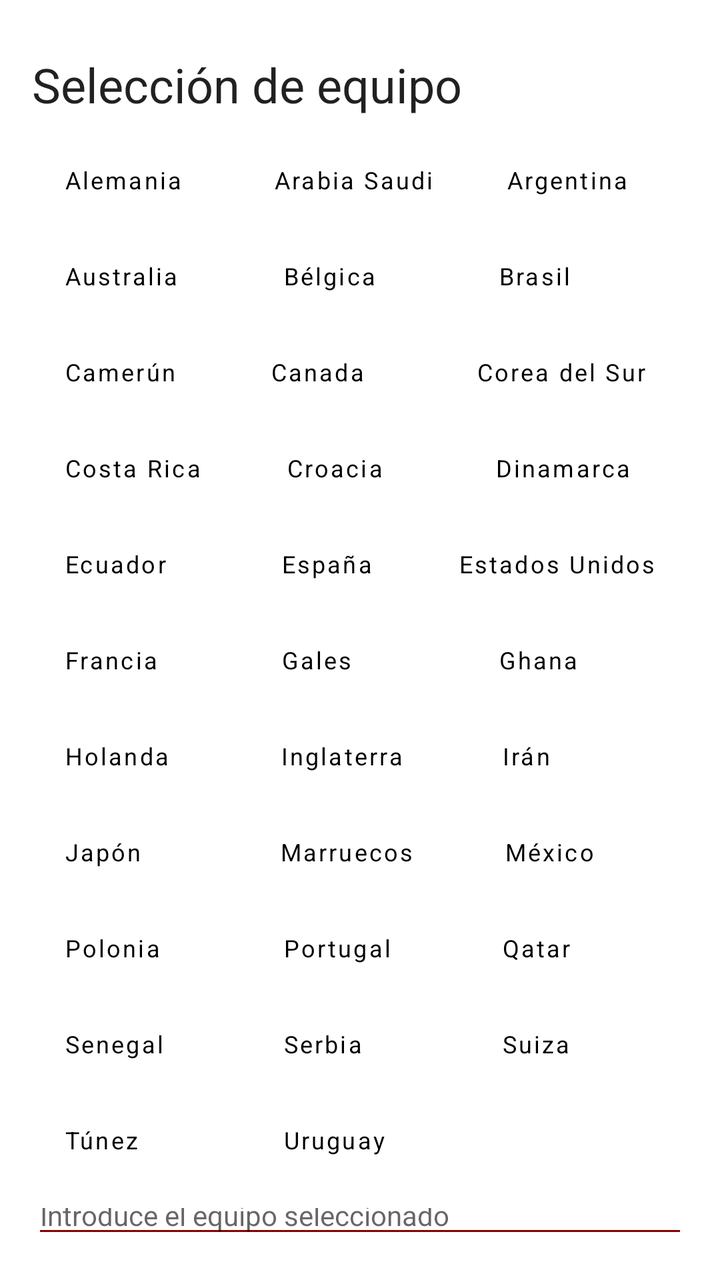
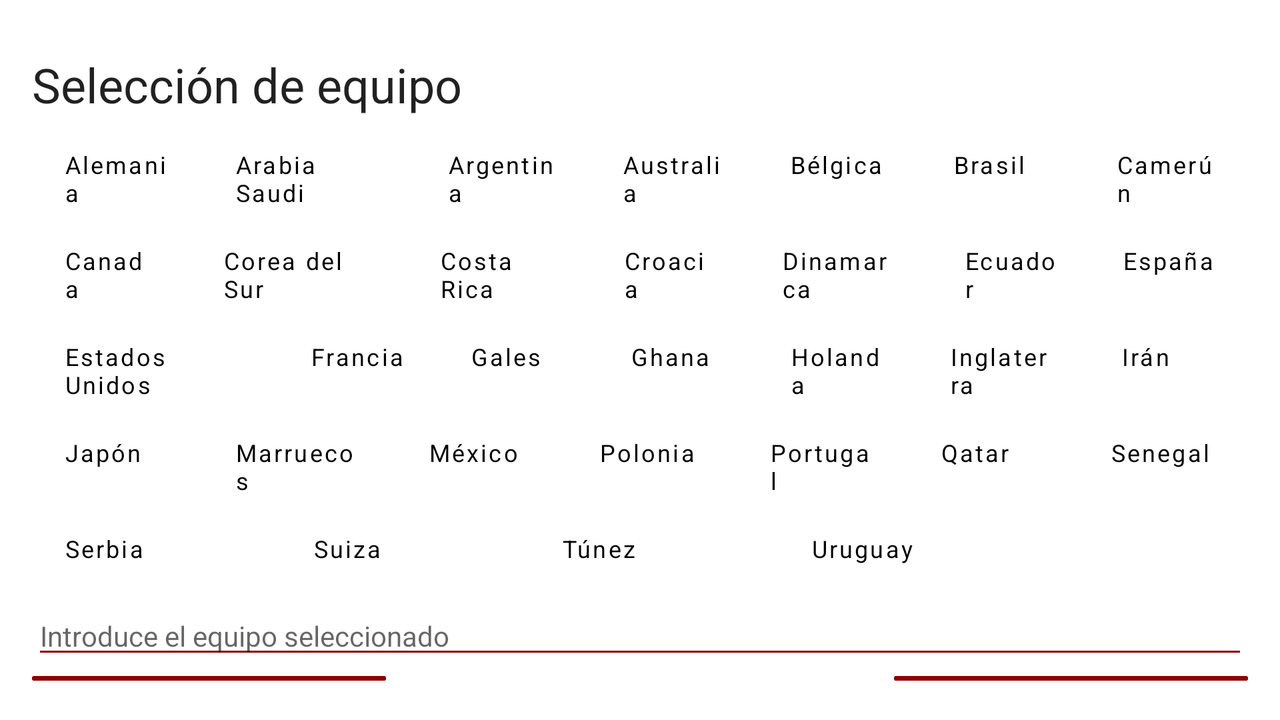

An Android layout and its configuration variant, each rendered on a device that would load it. The default file and the variant file are quoted in full after the pictures.
<!-- AndroidManifest.xml: application theme Theme.EvaluacionT1_AGP -->
<!-- res/layout/activity_paises.xml -->
<?xml version="1.0" encoding="utf-8"?>
<RelativeLayout xmlns:android="http://schemas.android.com/apk/res/android"
    xmlns:app="http://schemas.android.com/apk/res-auto"
    xmlns:tools="http://schemas.android.com/tools"
    android:layout_width="match_parent"
    android:layout_height="match_parent"
    android:padding="@dimen/margen"
    tools:context=".PaisesActivity">

    <TextView
        android:id="@+id/strSelEq"
        style="@style/Estilo_default_escrito"
        android:layout_marginTop="10dp"
        android:text="@string/SelEq"/>
<LinearLayout
    android:id="@+id/layout1"
    android:layout_width="match_parent"
    android:layout_height="wrap_content"
    android:orientation="horizontal"
    android:layout_marginTop="50dp">
    <Button
        android:id="@+id/btnale"
        style="@style/Estilo_paises"
        android:layout_weight="2.2"
        android:text="@string/ale" />
    <Button
        android:id="@+id/btnara"
        style="@style/Estilo_paises"
        android:layout_weight="0.7"
        android:text="@string/ara" />
    <Button
        android:id="@+id/btnarg"
        style="@style/Estilo_paises"
        android:layout_weight="2.2"
        android:text="@string/arg" />
</LinearLayout>
    <LinearLayout
        android:id="@+id/layout2"
        android:layout_below="@+id/layout1"
        android:layout_width="match_parent"
        android:layout_height="wrap_content"
        android:orientation="horizontal"
        android:gravity="center">
        <Button
            android:id="@+id/btnaus"
            style="@style/Estilo_paises"
            android:layout_weight="1"
            android:text="@string/aus" />
        <Button
            android:id="@+id/btnbel"
            style="@style/Estilo_paises"
            android:layout_weight="1"
            android:text="@string/bel" />
        <Button
            android:id="@+id/btnbra"
            style="@style/Estilo_paises"
            android:layout_weight="1.15"
            android:text="@string/bras"/>
    </LinearLayout>
    <LinearLayout
        android:id="@+id/layout3"
        android:layout_below="@+id/layout2"
        android:layout_width="match_parent"
        android:layout_height="wrap_content"
        android:orientation="horizontal"
        android:layout_centerHorizontal="true">
        <Button
            android:id="@+id/btncam"
            style="@style/Estilo_paises"
            android:layout_weight="1"
            android:text="@string/cam" />
        <Button
            android:id="@+id/btncan"
            style="@style/Estilo_paises"
            android:layout_weight="1"
            android:text="@string/can" />
        <Button
            android:id="@+id/btncor"
            style="@style/Estilo_paises"
            android:layout_weight="0.3"
            android:text="@string/cor" />
    </LinearLayout>
    <LinearLayout
        android:id="@+id/layout4"
        android:layout_below="@+id/layout3"
    android:layout_width="match_parent"
    android:layout_height="wrap_content"
    android:orientation="horizontal"
    android:layout_centerHorizontal="true">
    <Button
        android:id="@+id/btncos"
        style="@style/Estilo_paises"
        android:layout_weight="0.75"
        android:text="@string/cos" />
    <Button
        android:id="@+id/btncro"
        style="@style/Estilo_paises"
        android:layout_weight="1.2"
        android:text="@string/cro" />
    <Button
        android:id="@+id/btndin"
        style="@style/Estilo_paises"
        android:layout_weight="0.9"
        android:text="@string/din" />
</LinearLayout>
    <LinearLayout
        android:id="@+id/layout5"
        android:layout_below="@+id/layout4"
        android:layout_width="match_parent"
        android:layout_height="wrap_content"
        android:orientation="horizontal"
        android:layout_centerHorizontal="true">

        <Button
            android:id="@+id/btnecu"
            style="@style/Estilo_paises"
            android:layout_width="108dp"
            android:layout_weight="5"
            android:text="@string/ecu" />
        <Button
            android:id="@+id/btnesp"
            style="@style/Estilo_paises"
            android:layout_weight="10"
            android:text="@string/esp" />

        <Button
            android:id="@+id/btnusa"
            style="@style/Estilo_paises"
            android:layout_width="wrap_content"
            android:layout_weight="-1"
            android:text="@string/usa" />
    </LinearLayout>
    <LinearLayout
        android:id="@+id/layout6"
        android:layout_below="@+id/layout5"
        android:layout_width="match_parent"
        android:layout_height="wrap_content"
        android:orientation="horizontal"
        android:layout_centerHorizontal="true">
        <Button
            android:id="@+id/btnfra"
            style="@style/Estilo_paises"
            android:layout_weight="1"
            android:text="@string/fra" />
        <Button
            android:id="@+id/btngal"
            style="@style/Estilo_paises"
            android:layout_weight="1"
            android:text="@string/gal" />
        <Button
            android:id="@+id/btngha"
            style="@style/Estilo_paises"
            android:layout_weight="1.1"
            android:text="@string/gha" />
    </LinearLayout>
    <LinearLayout
        android:id="@+id/layout7"
        android:layout_below="@+id/layout6"
        android:layout_width="match_parent"
        android:layout_height="wrap_content"
        android:orientation="horizontal"
        android:layout_centerHorizontal="true">
        <Button
            android:id="@+id/btnhol"
            style="@style/Estilo_paises"
            android:layout_weight="0.95"
            android:text="@string/hol" />
        <Button
            android:id="@+id/btning"
            style="@style/Estilo_paises"
            android:layout_weight="0.8"
            android:text="@string/ing" />
        <Button
            android:id="@+id/btnira"
            style="@style/Estilo_paises"
            android:layout_weight="1"
            android:text="@string/ira" />
    </LinearLayout>
    <LinearLayout
        android:id="@+id/layout8"
        android:layout_below="@+id/layout7"
        android:layout_width="match_parent"
        android:layout_height="wrap_content"
        android:orientation="horizontal"
        android:layout_centerHorizontal="true">

        <Button
            android:id="@+id/btnjap"
            style="@style/Estilo_paises"
            android:layout_weight="1.2"
            android:text="@string/jap" />

        <Button
            android:id="@+id/btnmar"
            style="@style/Estilo_paises"
            android:layout_weight="0.8"
            android:text="@string/mar" />
        <Button
            android:id="@+id/btnmex"
            style="@style/Estilo_paises"
            android:layout_weight="1.2"
            android:text="@string/mex" />
    </LinearLayout>
    <LinearLayout
        android:id="@+id/layout9"
        android:layout_below="@+id/layout8"
        android:layout_width="match_parent"
        android:layout_height="wrap_content"
        android:orientation="horizontal"
        android:layout_centerHorizontal="true">
        <Button
            android:id="@+id/btnpol"
            style="@style/Estilo_paises"
            android:layout_weight="1"
            android:text="@string/pol" />
        <Button
            android:id="@+id/btnpor"
            style="@style/Estilo_paises"
            android:layout_weight="1"
            android:text="@string/por" />
        <Button
            android:id="@+id/btnqat"
            style="@style/Estilo_paises"
            android:layout_weight="1"
            android:text="@string/qat" />
    </LinearLayout>
    <LinearLayout
        android:id="@+id/layout10"
        android:layout_below="@+id/layout9"
        android:layout_width="match_parent"
        android:layout_height="wrap_content"
        android:orientation="horizontal"
        android:layout_centerHorizontal="true">
        <Button
            android:id="@+id/btnsen"
            style="@style/Estilo_paises"
            android:layout_weight="1"
            android:text="@string/sen" />
        <Button
            android:id="@+id/btnser"
            style="@style/Estilo_paises"
            android:layout_weight="1"
            android:text="@string/ser" />
        <Button
            android:id="@+id/btnsui"
            style="@style/Estilo_paises"
            android:layout_weight="1"
            android:text="@string/sui" />
    </LinearLayout>
    <LinearLayout
        android:id="@+id/layout11"
        android:layout_below="@+id/layout10"
        android:layout_width="match_parent"
        android:layout_height="wrap_content"
        android:orientation="horizontal"
        android:layout_centerHorizontal="true">
        <Button
            android:id="@+id/btntun"
            style="@style/Estilo_paises"
            android:layout_weight="1"
            android:text="@string/tun" />
        <Button
            android:id="@+id/btnuru"
            style="@style/Estilo_paises"
            android:layout_weight="1"
            android:text="@string/uru" />
        <Button
            style="@style/Estilo_paises"
            android:layout_weight="1"/>
    </LinearLayout>

    <EditText
        android:id="@+id/etEqSelec"
        style="@style/Estilo_equipo_selec"
        android:layout_below="@+id/layout11"
        android:hint="@string/hintEqSelec"/>


    <Button
        android:id="@+id/btnaccept"
        style="@style/Estilo_default_botones"
        android:layout_width="177sp"
        android:layout_height="wrap_content"
        android:layout_below="@+id/etEqSelec"
        android:text="@string/acept" />

    <Button
        android:id="@+id/btncanc"
        style="@style/Estilo_default_botones"
        android:layout_width="177sp"
        android:layout_height="wrap_content"
        android:layout_below="@+id/etEqSelec"
        android:layout_alignParentEnd="true"
        android:text="@string/cancel" />


</RelativeLayout>
<!-- resources referenced by this layout -->
<resources>
  <dimen name="margen">16dp</dimen>
  <string name="SelEq">Selección de equipo</string>
  <string name="acept">ACEPTAR</string>
  <string name="ale">Alemania</string>
  <string name="ara">Arabia Saudi</string>
  <string name="arg">Argentina</string>
  <string name="aus">Australia</string>
  <string name="bel">Bélgica</string>
  <string name="bras">Brasil</string>
  <string name="cam">Camerún</string>
  <string name="can">Canada</string>
  <string name="cancel">CANCELAR</string>
  <string name="cor">Corea del Sur</string>
  <string name="cos">Costa Rica</string>
  <string name="cro">Croacia</string>
  <string name="din">Dinamarca</string>
  <string name="ecu">Ecuador</string>
  <string name="esp">España</string>
  <string name="fra">Francia</string>
  <string name="gal">Gales</string>
  <string name="gha">Ghana</string>
  <string name="hintEqSelec">Introduce el equipo seleccionado</string>
  <string name="hol">Holanda</string>
  <string name="ing">Inglaterra</string>
  <string name="ira">Irán</string>
  <string name="jap">Japón</string>
  <string name="mar">Marruecos</string>
  <string name="mex">México</string>
  <string name="pol">Polonia</string>
  <string name="por">Portugal</string>
  <string name="qat">Qatar</string>
  <string name="sen">Senegal</string>
  <string name="ser">Serbia</string>
  <string name="sui">Suiza</string>
  <string name="tun">Túnez</string>
  <string name="uru">Uruguay</string>
  <string name="usa">Estados Unidos</string>
  <style name="Estilo_default_botones" parent="@android:style/TextAppearance.DeviceDefault">
          <item name="android:layout_width">match_parent</item>
          <item name="android:layout_height">wrap_content</item>
          <item name="android:backgroundTint">#8C0000</item>
          <item name="android:textColor">@android:color/white</item>
      </style>
  <style name="Estilo_default_escrito" parent="@android:style/TextAppearance.DeviceDefault">
          <item name="android:layout_width">wrap_content</item>
          <item name="android:layout_height">wrap_content</item>
          <item name="android:textSize">24sp</item>
      </style>
  <style name="Estilo_equipo_selec" parent="@android:style/TextAppearance.DeviceDefault">
          <item name="android:layout_width">match_parent</item>
          <item name="android:layout_height">wrap_content</item>
          <item name="android:backgroundTint">#8C0000</item>
          <item name="android:textColor">@android:color/black</item>
      </style>
  <style name="Estilo_paises" parent="@android:style/TextAppearance.DeviceDefault">
          <item name="android:layout_width">wrap_content</item>
          <item name="android:layout_height">wrap_content</item>
          <item name="android:paddingTop">0dp</item>
          <item name="android:paddingBottom">0dp</item>
          <item name="android:textSize">12sp</item>
          <item name="android:textAlignment">textStart</item>
          <item name="android:textAllCaps">false</item>
          <item name="android:textColor">@color/black</item>
          <item name="android:background">@android:color/transparent</item>
      </style>
  <style name="Theme.EvaluacionT1_AGP" parent="Theme.MaterialComponents.DayNight.DarkActionBar">
          
          <item name="colorPrimary">#8C0000</item>
          <item name="colorPrimaryVariant">@color/purple_700</item>
          <item name="colorOnPrimary">@color/white</item>
          
          <item name="colorSecondary">@color/teal_200</item>
          <item name="colorSecondaryVariant">@color/teal_700</item>
          <item name="colorOnSecondary">@color/black</item>
          
          <item name="android:statusBarColor">#8C0000</item>
          
      </style>
</resources>
<!-- res/layout-land/activity_paises.xml (the repository's variant of the layout above) -->
<!-- drawn on the phone turned sideways -->
<?xml version="1.0" encoding="utf-8"?>
<RelativeLayout xmlns:android="http://schemas.android.com/apk/res/android"
    xmlns:app="http://schemas.android.com/apk/res-auto"
    xmlns:tools="http://schemas.android.com/tools"
    android:layout_width="match_parent"
    android:layout_height="match_parent"
    android:padding="@dimen/margen"
    tools:context=".PaisesActivity">

    <TextView
        android:id="@+id/strSelEq"
        style="@style/Estilo_default_escrito"
        android:layout_marginTop="10dp"
        android:text="@string/SelEq"/>

    <LinearLayout
        android:id="@+id/layout1"
        android:layout_width="match_parent"
        android:layout_height="wrap_content"
        android:layout_below="@+id/strSelEq">

        <Button
            android:id="@+id/btnale"
            style="@style/Estilo_paises_tumbados"
            android:text="@string/ale" />

        <Button
            android:id="@+id/btnara"
            style="@style/Estilo_paises_tumbados"
            android:text="@string/ara" />

        <Button
            android:id="@+id/btnarg"
            style="@style/Estilo_paises_tumbados"
            android:text="@string/arg" />

        <Button
            android:id="@+id/btnaus"
            style="@style/Estilo_paises_tumbados"
            android:text="@string/aus" />

        <Button
            android:id="@+id/btnbel"
            style="@style/Estilo_paises_tumbados"
            android:text="@string/bel" />

        <Button
            android:id="@+id/btnbra"
            style="@style/Estilo_paises_tumbados"
            android:text="@string/bras" />

        <Button
            android:id="@+id/btncam"
            style="@style/Estilo_paises_tumbados"
            android:text="@string/cam" />


    </LinearLayout>
    <LinearLayout
        android:id="@+id/layout2"
        android:layout_below="@+id/layout1"
        android:layout_width="match_parent"
        android:layout_height="wrap_content">
        <Button
            android:id="@+id/btncan"
            style="@style/Estilo_paises_tumbados"
            android:text="@string/can" />

        <Button
            android:id="@+id/btncor"
            style="@style/Estilo_paises_tumbados"
            android:text="@string/cor" />

        <Button
            android:id="@+id/btncos"
            style="@style/Estilo_paises_tumbados"
            android:text="@string/cos" />
        <Button
            android:id="@+id/btncro"
            style="@style/Estilo_paises_tumbados"
            android:text="@string/cro" />

        <Button
            android:id="@+id/btndin"
            style="@style/Estilo_paises_tumbados"
            android:text="@string/din" />

        <Button
            android:id="@+id/btnecu"
            style="@style/Estilo_paises_tumbados"
            android:text="@string/ecu" />
        <Button
            android:id="@+id/btnesp"
            style="@style/Estilo_paises_tumbados"
            android:text="@string/esp" />


</LinearLayout>
    <LinearLayout
        android:id="@+id/layout3"
        android:layout_below="@+id/layout2"
        android:layout_width="match_parent"
        android:layout_height="wrap_content">
        <Button
            android:id="@+id/btnusa"
            style="@style/Estilo_paises_tumbados"
            android:text="@string/usa" />

        <Button
            android:id="@+id/btnfra"
            style="@style/Estilo_paises_tumbados"
            android:text="@string/fra" />

        <Button
            android:id="@+id/btngal"
            style="@style/Estilo_paises_tumbados"
            android:text="@string/gal" />
        <Button
            android:id="@+id/btngha"
            style="@style/Estilo_paises_tumbados"
            android:text="@string/gha" />
        <Button
            android:id="@+id/btnhol"
            style="@style/Estilo_paises_tumbados"
            android:text="@string/hol" />
        <Button
            android:id="@+id/btning"
            style="@style/Estilo_paises_tumbados"
            android:text="@string/ing" />
        <Button
            android:id="@+id/btnira"
            style="@style/Estilo_paises_tumbados"
            android:text="@string/ira" />


    </LinearLayout>
    <LinearLayout
        android:id="@+id/layout4"
        android:layout_below="@+id/layout3"
        android:layout_width="match_parent"
        android:layout_height="wrap_content">
        <Button
            android:id="@+id/btnjap"
            style="@style/Estilo_paises_tumbados"
            android:text="@string/jap" />

        <Button
            android:id="@+id/btnmar"
            style="@style/Estilo_paises_tumbados"
            android:text="@string/mar" />
        <Button
            android:id="@+id/btnmex"
            style="@style/Estilo_paises_tumbados"
            android:text="@string/mex" />
        <Button
            android:id="@+id/btnpol"
            style="@style/Estilo_paises_tumbados"
            android:text="@string/pol" />
        <Button
            android:id="@+id/btnpor"
            style="@style/Estilo_paises_tumbados"
            android:text="@string/por" />
        <Button
            android:id="@+id/btnqat"
            style="@style/Estilo_paises_tumbados"
            android:text="@string/qat" />
        <Button
            android:id="@+id/btnsen"
            style="@style/Estilo_paises_tumbados"
            android:text="@string/sen" />

    </LinearLayout>
    <LinearLayout
        android:id="@+id/layout5"
        android:layout_below="@+id/layout4"
        android:layout_width="match_parent"
        android:layout_height="wrap_content"
        android:weightSum="7">
        <Button
            android:id="@+id/btnser"
            style="@style/Estilo_paises_tumbados"
            android:text="@string/ser" />
        <Button
            android:id="@+id/btnsui"
            style="@style/Estilo_paises_tumbados"
            android:text="@string/sui" />
        <Button
            android:id="@+id/btntun"
            style="@style/Estilo_paises_tumbados"
            android:text="@string/tun" />
        <Button
            android:id="@+id/btnuru"
            style="@style/Estilo_paises_tumbados"
            android:text="@string/uru" />

    </LinearLayout>

    <EditText
        android:id="@+id/etEqSelec"
        style="@style/Estilo_equipo_selec"
        android:layout_below="@+id/layout5"
        android:hint="@string/hintEqSelec"/>


    <Button
        android:id="@+id/btnaccept"
        style="@style/Estilo_default_botones"
        android:layout_width="177sp"
        android:layout_height="wrap_content"
        android:layout_below="@+id/etEqSelec"
        android:text="@string/acept" />

    <Button
        android:id="@+id/btncanc"
        style="@style/Estilo_default_botones"
        android:layout_width="177sp"
        android:layout_height="wrap_content"
        android:layout_below="@+id/etEqSelec"
        android:layout_alignParentEnd="true"
        android:text="@string/cancel" />


</RelativeLayout>
<!-- resources referenced by the variant -->
<!-- as the phone turned sideways resolves them -->
<resources>
  <dimen name="margen">16dp</dimen>
  <string name="SelEq">Selección de equipo</string>
  <string name="acept">ACEPTAR</string>
  <string name="ale">Alemania</string>
  <string name="ara">Arabia Saudi</string>
  <string name="arg">Argentina</string>
  <string name="aus">Australia</string>
  <string name="bel">Bélgica</string>
  <string name="bras">Brasil</string>
  <string name="cam">Camerún</string>
  <string name="can">Canada</string>
  <string name="cancel">CANCELAR</string>
  <string name="cor">Corea del Sur</string>
  <string name="cos">Costa Rica</string>
  <string name="cro">Croacia</string>
  <string name="din">Dinamarca</string>
  <string name="ecu">Ecuador</string>
  <string name="esp">España</string>
  <string name="fra">Francia</string>
  <string name="gal">Gales</string>
  <string name="gha">Ghana</string>
  <string name="hintEqSelec">Introduce el equipo seleccionado</string>
  <string name="hol">Holanda</string>
  <string name="ing">Inglaterra</string>
  <string name="ira">Irán</string>
  <string name="jap">Japón</string>
  <string name="mar">Marruecos</string>
  <string name="mex">México</string>
  <string name="pol">Polonia</string>
  <string name="por">Portugal</string>
  <string name="qat">Qatar</string>
  <string name="sen">Senegal</string>
  <string name="ser">Serbia</string>
  <string name="sui">Suiza</string>
  <string name="tun">Túnez</string>
  <string name="uru">Uruguay</string>
  <string name="usa">Estados Unidos</string>
  <style name="Estilo_default_botones" parent="@android:style/TextAppearance.DeviceDefault">
          <item name="android:layout_width">match_parent</item>
          <item name="android:layout_height">wrap_content</item>
          <item name="android:backgroundTint">#8C0000</item>
          <item name="android:textColor">@android:color/white</item>
      </style>
  <style name="Estilo_default_escrito" parent="@android:style/TextAppearance.DeviceDefault">
          <item name="android:layout_width">wrap_content</item>
          <item name="android:layout_height">wrap_content</item>
          <item name="android:textSize">24sp</item>
      </style>
  <style name="Estilo_equipo_selec" parent="@android:style/TextAppearance.DeviceDefault">
          <item name="android:layout_width">match_parent</item>
          <item name="android:layout_height">wrap_content</item>
          <item name="android:backgroundTint">#8C0000</item>
          <item name="android:textColor">@android:color/black</item>
      </style>
  <style name="Estilo_paises_tumbados" parent="@android:style/TextAppearance.DeviceDefault">
          <item name="android:layout_width">wrap_content</item>
          <item name="android:layout_height">wrap_content</item>
          <item name="android:paddingTop">0dp</item>
          <item name="android:paddingBottom">0dp</item>
          <item name="android:textSize">12sp</item>
          <item name="android:textAlignment">textStart</item>
          <item name="android:textAllCaps">false</item>
          <item name="android:textColor">@color/black</item>
          <item name="android:background">@android:color/transparent</item>
          <item name="android:layout_weight">1</item>
      </style>
  <style name="Theme.EvaluacionT1_AGP" parent="Theme.MaterialComponents.DayNight.DarkActionBar">
          
          <item name="colorPrimary">#8C0000</item>
          <item name="colorPrimaryVariant">@color/purple_700</item>
          <item name="colorOnPrimary">@color/white</item>
          
          <item name="colorSecondary">@color/teal_200</item>
          <item name="colorSecondaryVariant">@color/teal_700</item>
          <item name="colorOnSecondary">@color/black</item>
          
          <item name="android:statusBarColor">#8C0000</item>
          
      </style>
</resources>
